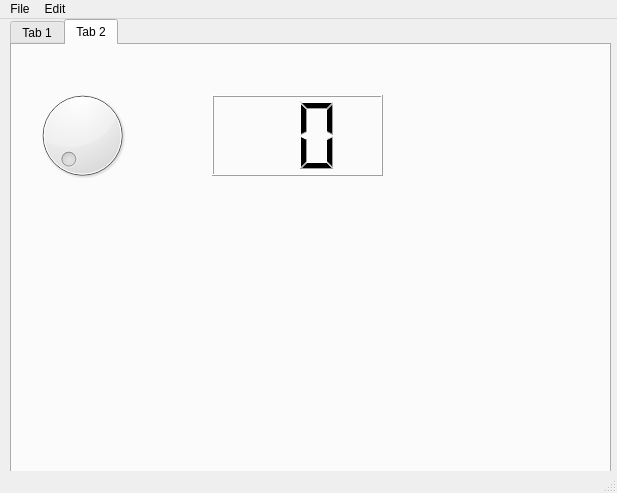
<?xml version="1.0" encoding="UTF-8"?>
<ui version="4.0">
 <class>MainWindow</class>
 <widget class="QMainWindow" name="MainWindow">
  <property name="geometry">
   <rect>
    <x>0</x>
    <y>0</y>
    <width>617</width>
    <height>493</height>
   </rect>
  </property>
  <property name="windowTitle">
   <string>MainWindow</string>
  </property>
  <widget class="QWidget" name="centralwidget">
   <widget class="QTabWidget" name="tabWidget">
    <property name="geometry">
     <rect>
      <x>10</x>
      <y>0</y>
      <width>601</width>
      <height>461</height>
     </rect>
    </property>
    <property name="currentIndex">
     <number>1</number>
    </property>
    <widget class="QWidget" name="tab">
     <attribute name="title">
      <string>Tab 1</string>
     </attribute>
     <widget class="QPushButton" name="pushButton">
      <property name="geometry">
       <rect>
        <x>40</x>
        <y>350</y>
        <width>75</width>
        <height>23</height>
       </rect>
      </property>
      <property name="text">
       <string>Masuk</string>
      </property>
     </widget>
     <widget class="QPushButton" name="pushButton_2">
      <property name="geometry">
       <rect>
        <x>150</x>
        <y>350</y>
        <width>75</width>
        <height>23</height>
       </rect>
      </property>
      <property name="text">
       <string>Keluar</string>
      </property>
     </widget>
    </widget>
    <widget class="QWidget" name="tab_2">
     <attribute name="title">
      <string>Tab 2</string>
     </attribute>
     <widget class="QDial" name="dial">
      <property name="geometry">
       <rect>
        <x>20</x>
        <y>40</y>
        <width>101</width>
        <height>101</height>
       </rect>
      </property>
     </widget>
     <widget class="QLCDNumber" name="lcdNumber">
      <property name="geometry">
       <rect>
        <x>200</x>
        <y>50</y>
        <width>171</width>
        <height>81</height>
       </rect>
      </property>
      <property name="digitCount">
       <number>2</number>
      </property>
     </widget>
    </widget>
   </widget>
  </widget>
  <widget class="QMenuBar" name="menubar">
   <property name="geometry">
    <rect>
     <x>0</x>
     <y>0</y>
     <width>617</width>
     <height>21</height>
    </rect>
   </property>
   <widget class="QMenu" name="menuFile">
    <property name="title">
     <string>File</string>
    </property>
    <widget class="QMenu" name="menuCopy">
     <property name="title">
      <string>Copy</string>
     </property>
     <property name="icon">
      <iconset>
       <normaloff>copy.png</normaloff>copy.png</iconset>
     </property>
     <addaction name="actionSebagian"/>
     <addaction name="actionSemuanya"/>
    </widget>
    <addaction name="actionNew"/>
    <addaction name="menuCopy"/>
    <addaction name="separator"/>
    <addaction name="actionExit"/>
   </widget>
   <widget class="QMenu" name="menuEdit">
    <property name="title">
     <string>Edit</string>
    </property>
   </widget>
   <addaction name="menuFile"/>
   <addaction name="menuEdit"/>
  </widget>
  <widget class="QStatusBar" name="statusbar"/>
  <action name="actionNew">
   <property name="icon">
    <iconset>
     <normaloff>new.png</normaloff>new.png</iconset>
   </property>
   <property name="text">
    <string>New</string>
   </property>
  </action>
  <action name="actionExit">
   <property name="icon">
    <iconset>
     <normaloff>exit.png</normaloff>exit.png</iconset>
   </property>
   <property name="text">
    <string>Exit</string>
   </property>
   <property name="statusTip">
    <string>Klik untuk Keluar</string>
   </property>
  </action>
  <action name="actionSebagian">
   <property name="text">
    <string>Sebagian</string>
   </property>
  </action>
  <action name="actionSemuanya">
   <property name="text">
    <string>Semuanya</string>
   </property>
  </action>
 </widget>
 <resources/>
 <connections>
  <connection>
   <sender>actionExit</sender>
   <signal>triggered()</signal>
   <receiver>MainWindow</receiver>
   <slot>close()</slot>
   <hints>
    <hint type="sourcelabel">
     <x>-1</x>
     <y>-1</y>
    </hint>
    <hint type="destinationlabel">
     <x>308</x>
     <y>246</y>
    </hint>
   </hints>
  </connection>
 </connections>
</ui>
